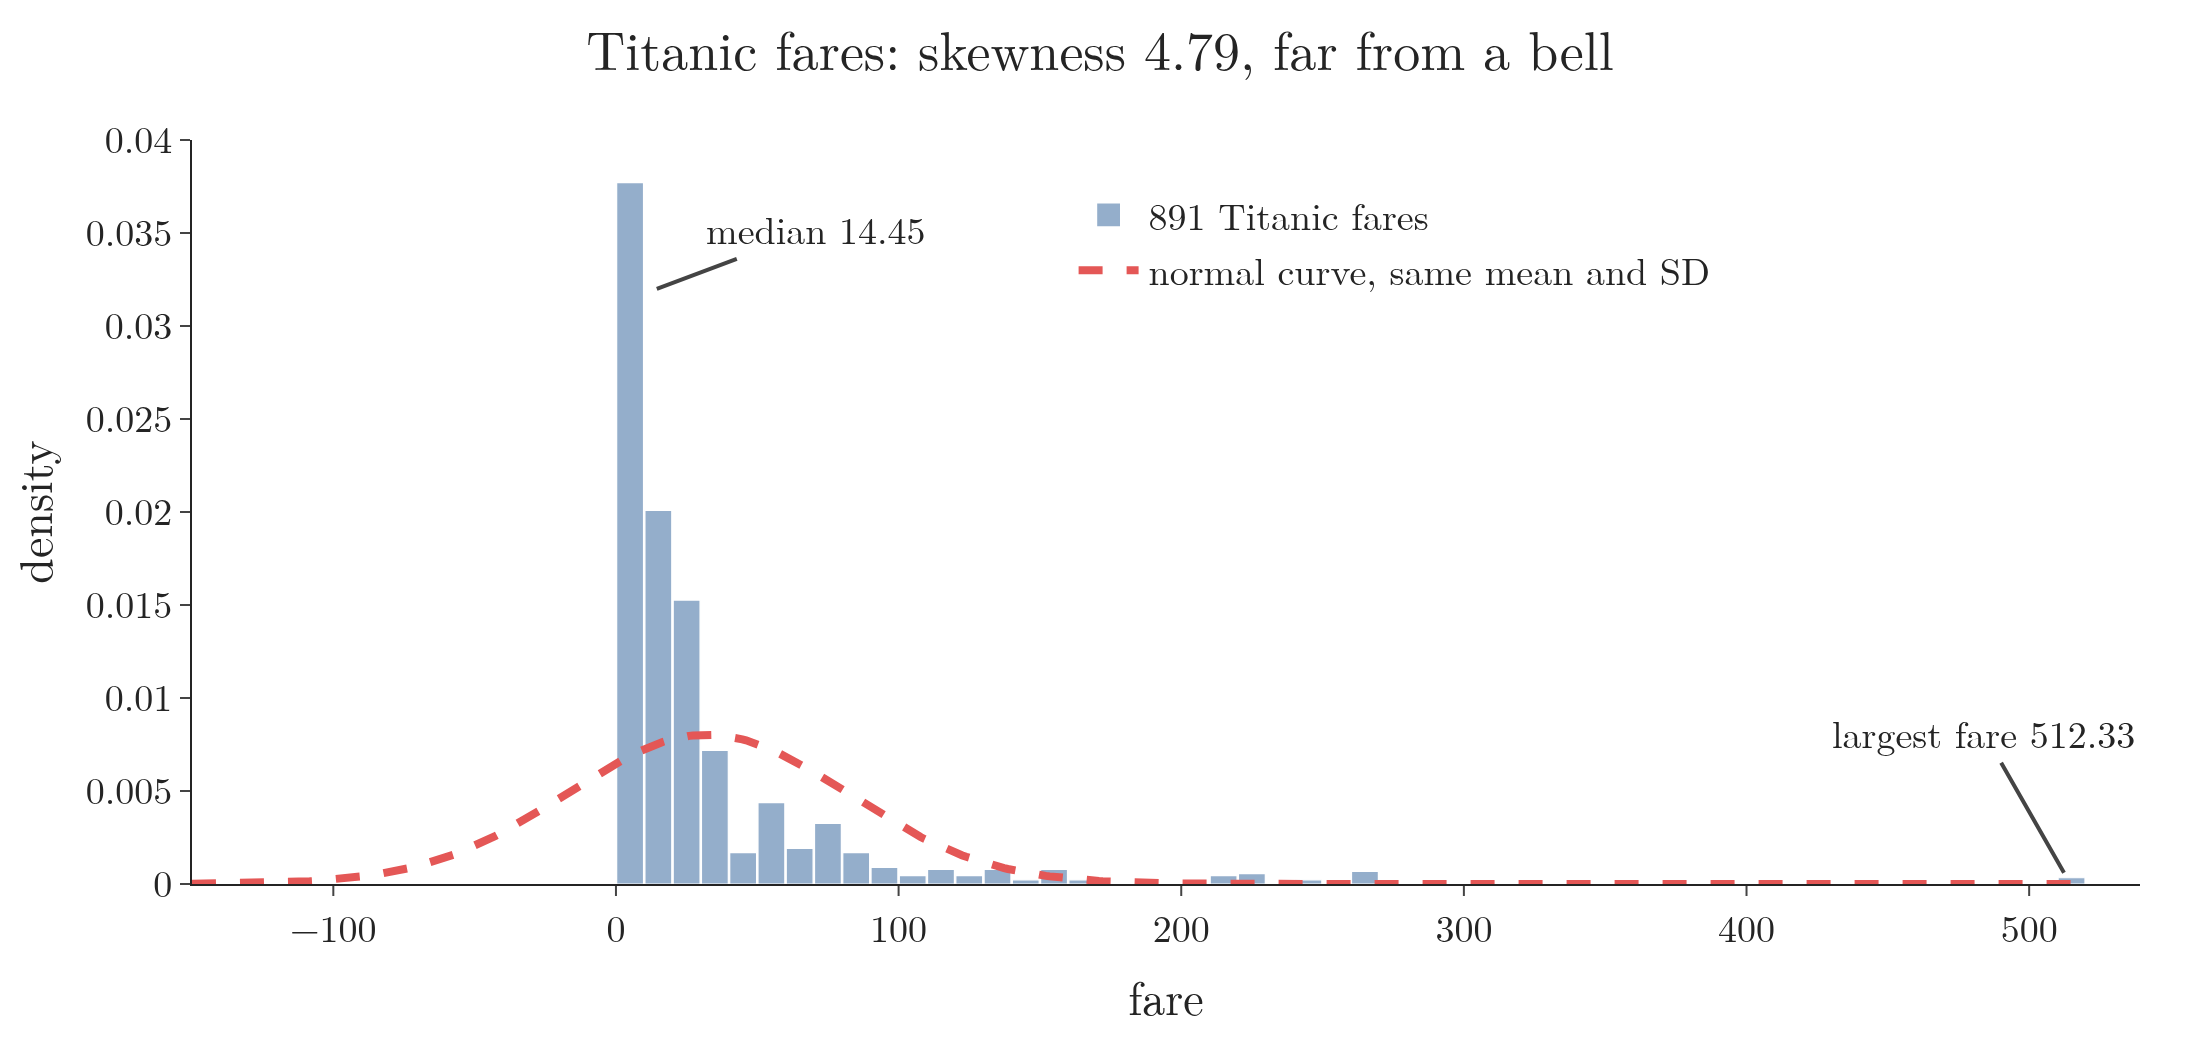

Python code for this plot:
"""Real data is rarely normal: the 891 Titanic fares (density histogram) against the normal curve with the same mean
(32.20) and standard deviation (49.69). Most fares are small, a few are huge; the normal curve even puts density
below 0, where no fare can be."""
from pathlib import Path
import numpy as np
import pandas as pd
import plotly.graph_objects as go
from scipy import stats

here = Path(__file__).parent
fare = pd.read_csv(here.parent / "data" / "titanic_train.csv").Fare
m, s = fare.mean(), fare.std()
assert (round(m, 2), round(s, 2), round(fare.median(), 2), round(fare.max(), 2)) == (32.20, 49.69, 14.45, 512.33)
assert stats.norm(m, s).cdf(0) > 0.2                     # the matching normal puts over 20 percent below 0
x = np.linspace(-150, 520, 500)
fig = go.Figure()
fig.add_histogram(x=fare, histnorm="probability density", xbins=dict(start=0, end=520, size=10),
                  marker_color="rgba(76,120,168,0.6)", name="891 Titanic fares")
fig.add_scatter(x=x, y=stats.norm(m, s).pdf(x), mode="lines", line=dict(color="#E45756", width=4, dash="dash"),
                name="normal curve, same mean and SD")
fig.add_annotation(x=14.45, y=0.032, text="median 14.45", ax=80, ay=-30, font=dict(size=19), arrowwidth=2)
fig.add_annotation(x=512.33, y=0.0006, text="largest fare 512.33", ax=-40, ay=-70, font=dict(size=19), arrowwidth=2)
fig.update_layout(template="simple_white", width=1100, height=520, font=dict(family="Latin Modern Roman", size=19),
                  title=dict(text=f"Titanic fares: skewness {fare.skew():.2f}, far from a bell", x=0.5), bargap=0.05,
                  xaxis=dict(title="fare"), yaxis=dict(title="density", range=[0, 0.04]),
                  legend=dict(x=0.45, y=0.95), margin=dict(l=80, r=30, t=70, b=70))
fig.write_image(here / "fare_not_normal.png", scale=2)
fig.write_image(here / "fare_not_normal.pdf")
